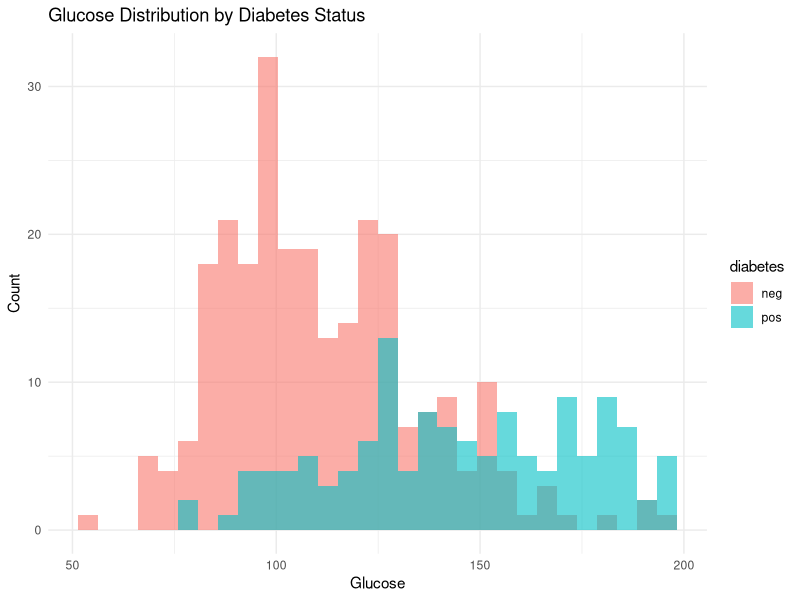
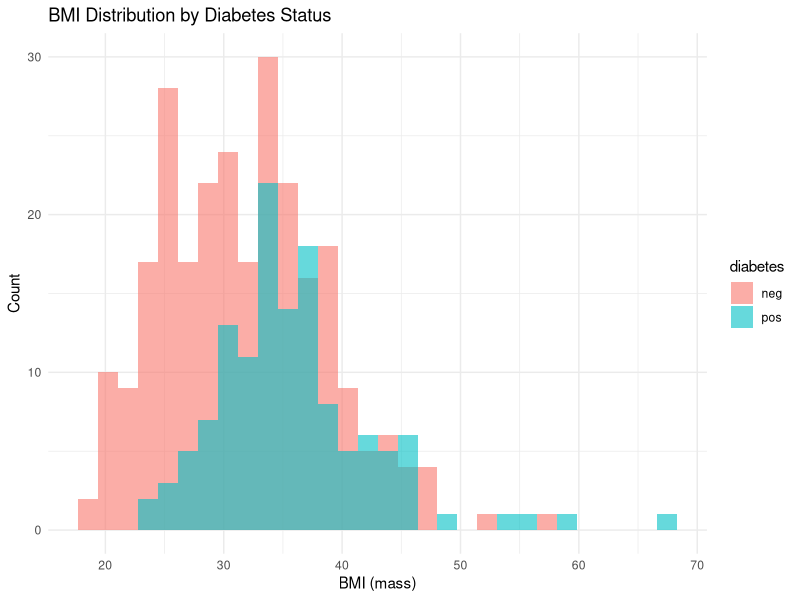
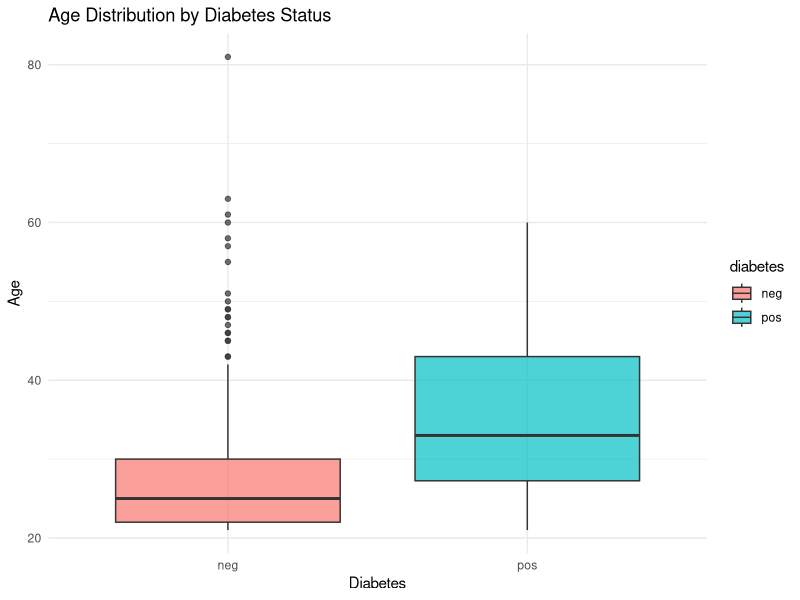
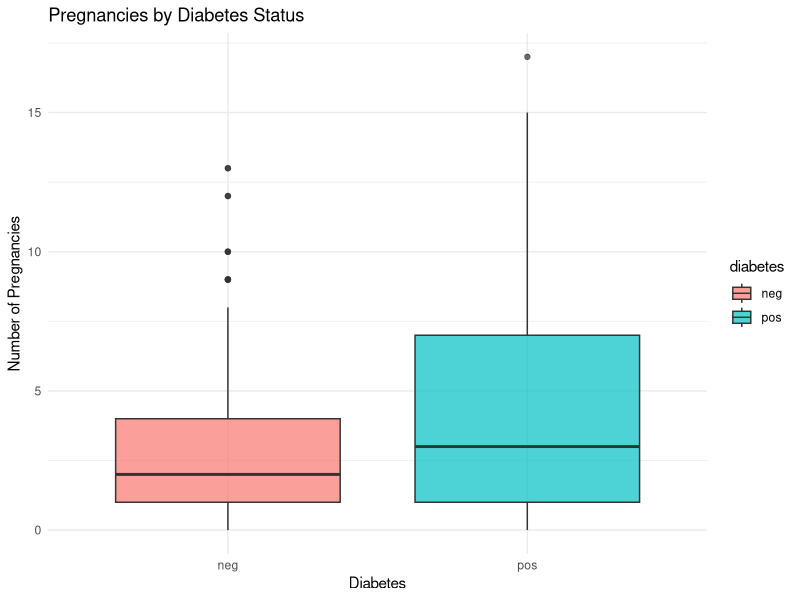
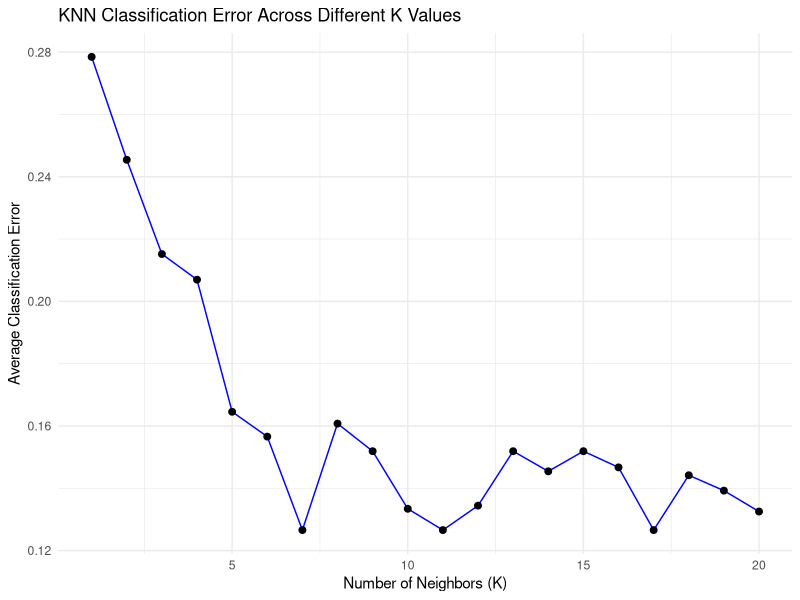

Recreate these plots in R, in order.
## ---- chunk 1
knitr::opts_chunk$set(echo = TRUE)

library(mlbench)
library(tidyverse)
data("PimaIndiansDiabetes")

df <- PimaIndiansDiabetes

str(df)
summary(df)


## ---- chunk 2

colSums(df == 0)

# Replacing 0s with NA in columns where 0 is not a valid value
df_clean <- df %>%
  mutate(
    glucose  = ifelse(glucose == 0, NA, glucose),
    pressure = ifelse(pressure == 0, NA, pressure),
    triceps  = ifelse(triceps == 0, NA, triceps),
    insulin  = ifelse(insulin == 0, NA, insulin),
    mass     = ifelse(mass == 0, NA, mass)
  )

# Remove rows with any missing values
df_clean <- na.omit(df_clean)

dim(df_clean)
## ---- chunk 3

library(tidyverse)


df_clean %>%
  select(glucose, age, mass, pregnant, diabetes) %>%
  summary()
## ---- chunk 4
ggplot(df_clean, aes(x = glucose, fill = diabetes)) +
  geom_histogram(bins = 30, alpha = 0.6, position = "identity") +
  labs(title = "Glucose Distribution by Diabetes Status",
       x = "Glucose",
       y = "Count") +
  theme_minimal()


## ---- chunk 5
ggplot(df_clean, aes(x = mass, fill = diabetes)) +
  geom_histogram(bins = 30, alpha = 0.6, position = "identity") +
  labs(title = "BMI Distribution by Diabetes Status",
       x = "BMI (mass)",
       y = "Count") +
  theme_minimal()
## ---- chunk 6
ggplot(df_clean, aes(x = diabetes, y = age, fill = diabetes)) +
  geom_boxplot(alpha = 0.7) +
  labs(title = "Age Distribution by Diabetes Status",
       x = "Diabetes",
       y = "Age") +
  theme_minimal()


## ---- chunk 7
ggplot(df_clean, aes(x = diabetes, y = pregnant, fill = diabetes)) +
  geom_boxplot(alpha = 0.7) +
  labs(title = "Pregnancies by Diabetes Status",
       x = "Diabetes",
       y = "Number of Pregnancies") +
  theme_minimal()
## ---- chunk 8
set.seed(123)  

#20 test and 80 train
sample_index <- sample(1:nrow(df_clean), size = 0.8 * nrow(df_clean))
train <- df_clean[sample_index, ]
test  <- df_clean[-sample_index, ]

## ---- chunk 9
# Fitting logistic regression with glucose only
logit_simple <- glm(diabetes ~ glucose, data = train, family = binomial)

# View model summary
summary(logit_simple)
## ---- chunk 10
# Predicting probabilities on test data
test$predicted_prob_simple <- predict(logit_simple, newdata = test, type = "response")

# Using 0.5 threshold to classify
test$predicted_class_simple <- ifelse(test$predicted_prob_simple > 0.5, "pos", "neg")

# Converting to factor to match actual labels
test$predicted_class_simple <- factor(test$predicted_class_simple, levels = c("neg", "pos"))

# Confusion matrix
conf_matrix_simple <- table(Predicted = test$predicted_class_simple, Actual = test$diabetes)
conf_matrix_simple
## ---- chunk 11
# Accuracy
accuracy_simple <- mean(test$predicted_class_simple == test$diabetes)
accuracy_simple

## ---- chunk 12
# Fitting multiple logistic regression model
logit_multiple <- glm(diabetes ~ glucose + age + mass + pregnant,
                      data = train, family = binomial)

# View model summary
summary(logit_multiple)

## ---- chunk 13
# Predicting probabilities on test data
test$predicted_prob_multiple <- predict(logit_multiple, newdata = test, type = "response")

# Classifying using 0.5 threshold
test$predicted_class_multiple <- ifelse(test$predicted_prob_multiple > 0.5, "pos", "neg")

# Converting to factor with correct levels
test$predicted_class_multiple <- factor(test$predicted_class_multiple, levels = c("neg", "pos"))
## ---- chunk 14
# Confusion matrix
conf_matrix_multiple <- table(Predicted = test$predicted_class_multiple, Actual = test$diabetes)
conf_matrix_multiple
## ---- chunk 15
# Accuracy
accuracy_multiple <- mean(test$predicted_class_multiple == test$diabetes)
accuracy_multiple
## ---- chunk 16
# Loading required package
library(class)

# Selecting relevant predictors and response
predictors <- c("glucose", "age", "mass", "pregnant")

# This defines a normalization function that rescales values between 0 and 1.
#This is important because KNN uses distance, and unscaled values can distort that #distance
normalize <- function(x) {
  return((x - min(x)) / (max(x) - min(x)))
}

# This applies the normalize() function to all predictor columns, and stores the #normalized dataset in a new object df_knn.
df_knn <- df_clean %>%
  mutate(across(all_of(predictors), normalize))

# Creating train-test split (same as before)
set.seed(123)
sample_index <- sample(1:nrow(df_knn), size = 0.8 * nrow(df_knn))
train_knn <- df_knn[sample_index, ]
test_knn  <- df_knn[-sample_index, ]


#train.X and test.X: the normalized predictors
#train.Y and test.Y: the actual diabetes labels for training and testing
train.X <- train_knn[, predictors]
test.X  <- test_knn[, predictors]
train.Y <- train_knn$diabetes
test.Y  <- test_knn$diabetes
## ---- chunk 17
# Loadin necessary libraries
library(tibble)
library(purrr)
library(ggplot2)

# Defining a function to compute average classification error for a given k
# This function will run KNN multiple times for stability
compute_avg_error <- function(k, num_iter = 50) {
  
  # Repeating the following block num_iter times
  errors <- replicate(num_iter, {
    
    # Running KNN classification using specified k
    pred <- knn(train = train.X, test = test.X, cl = train.Y, k = k)
    
    # Calculatong error for this run: proportion of incorrect predictions
    mean(pred != test.Y)
  })
  
  # Returnning the average error over all iterations
  mean(errors)
}

# Creating a tibble of K values from 1 to 20
# For each k, computing the average classification error using the function above
k_values <- tibble(K = 1:20) %>%
  mutate(Avg_Error_Rate = map_dbl(K, ~ compute_avg_error(.x, num_iter = 100)))

# Plotting average classification error against k
ggplot(k_values, aes(x = K, y = Avg_Error_Rate)) +
  geom_line(color = "blue") +            
  geom_point(size = 2) +                 
  labs(title = "KNN Classification Error Across Different K Values",
       x = "Number of Neighbors (K)",
       y = "Average Classification Error") +
  theme_minimal()


## ---- chunk 18
library(class)

knn_pred_8 <- knn(train = train.X, test = test.X, cl = train.Y, k = 8)
## ---- chunk 19
conf_matrix_knn_8 <- table(Predicted = knn_pred_8, Actual = test.Y)
conf_matrix_knn_8
## ---- chunk 20
accuracy_knn_8 <- mean(knn_pred_8 == test.Y)
accuracy_knn_8

